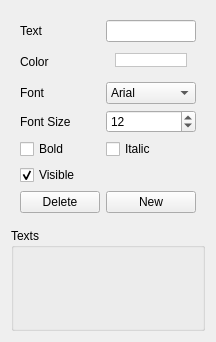
<?xml version="1.0" encoding="UTF-8"?>
<ui version="4.0">
 <class>TextProperties</class>
 <widget class="QWidget" name="TextProperties">
  <property name="geometry">
   <rect>
    <x>0</x>
    <y>0</y>
    <width>216</width>
    <height>342</height>
   </rect>
  </property>
  <property name="windowTitle">
   <string>Text Plugin</string>
  </property>
  <property name="windowIcon">
   <iconset resource="resources.qrc">
    <normaloff>:/static/default/icon/22x22/text.png</normaloff>:/static/default/icon/22x22/text.png</iconset>
  </property>
  <layout class="QVBoxLayout" name="verticalLayout">
   <item>
    <widget class="QWidget" name="widget" native="true">
     <property name="minimumSize">
      <size>
       <width>0</width>
       <height>0</height>
      </size>
     </property>
     <layout class="QGridLayout" name="gridLayout_6">
      <item row="2" column="1">
       <widget class="QWidget" name="widget_5" native="true">
        <property name="minimumSize">
         <size>
          <width>81</width>
          <height>28</height>
         </size>
        </property>
        <property name="maximumSize">
         <size>
          <width>16777215</width>
          <height>28</height>
         </size>
        </property>
        <layout class="QGridLayout" name="gridLayout_7">
         <property name="topMargin">
          <number>5</number>
         </property>
         <item row="0" column="0">
          <widget class="QFrame" name="fontColor">
           <property name="maximumSize">
            <size>
             <width>16777215</width>
             <height>14</height>
            </size>
           </property>
           <property name="styleSheet">
            <string notr="true">background-color: rgb(255, 255, 255);</string>
           </property>
           <property name="frameShape">
            <enum>QFrame::StyledPanel</enum>
           </property>
           <property name="frameShadow">
            <enum>QFrame::Raised</enum>
           </property>
          </widget>
         </item>
        </layout>
       </widget>
      </item>
      <item row="0" column="0">
       <widget class="QLabel" name="label_5">
        <property name="text">
         <string>Text</string>
        </property>
       </widget>
      </item>
      <item row="7" column="1">
       <widget class="QPushButton" name="newTextButton">
        <property name="text">
         <string>New</string>
        </property>
        <property name="icon">
         <iconset resource="../../../../measure/resources/ui/qt/resources.qrc">
          <normaloff>:/static/default/icon/22x22/document-new.png</normaloff>:/static/default/icon/22x22/document-new.png</iconset>
        </property>
       </widget>
      </item>
      <item row="7" column="0">
       <widget class="QPushButton" name="deleteTextButton">
        <property name="text">
         <string>Delete</string>
        </property>
        <property name="icon">
         <iconset resource="../../../../measure/resources/ui/qt/resources.qrc">
          <normaloff>:/static/default/icon/22x22/edit-delete.png</normaloff>:/static/default/icon/22x22/edit-delete.png</iconset>
        </property>
       </widget>
      </item>
      <item row="2" column="0">
       <widget class="QLabel" name="label_10">
        <property name="text">
         <string>Color</string>
        </property>
       </widget>
      </item>
      <item row="0" column="1">
       <widget class="QLineEdit" name="textField"/>
      </item>
      <item row="3" column="0">
       <widget class="QLabel" name="label">
        <property name="text">
         <string>Font</string>
        </property>
       </widget>
      </item>
      <item row="3" column="1">
       <widget class="QComboBox" name="fontCombo">
        <item>
         <property name="text">
          <string>Arial</string>
         </property>
        </item>
        <item>
         <property name="text">
          <string>Courier</string>
         </property>
        </item>
        <item>
         <property name="text">
          <string>Times</string>
         </property>
        </item>
       </widget>
      </item>
      <item row="4" column="0">
       <widget class="QLabel" name="label_2">
        <property name="text">
         <string>Font Size</string>
        </property>
       </widget>
      </item>
      <item row="4" column="1">
       <widget class="QSpinBox" name="fontSize">
        <property name="minimum">
         <number>1</number>
        </property>
        <property name="value">
         <number>12</number>
        </property>
       </widget>
      </item>
      <item row="5" column="0">
       <widget class="QCheckBox" name="bold">
        <property name="text">
         <string>Bold</string>
        </property>
       </widget>
      </item>
      <item row="5" column="1">
       <widget class="QCheckBox" name="italic">
        <property name="text">
         <string>Italic</string>
        </property>
       </widget>
      </item>
      <item row="6" column="0">
       <widget class="QCheckBox" name="visible">
        <property name="text">
         <string>Visible</string>
        </property>
        <property name="checked">
         <bool>true</bool>
        </property>
       </widget>
      </item>
     </layout>
    </widget>
   </item>
   <item>
    <widget class="QGroupBox" name="textGroup">
     <property name="title">
      <string>Texts</string>
     </property>
    </widget>
   </item>
  </layout>
 </widget>
 <resources>
  <include location="resources.qrc"/>
  <include location="../../../../measure/resources/ui/qt/resources.qrc"/>
 </resources>
 <connections/>
</ui>
